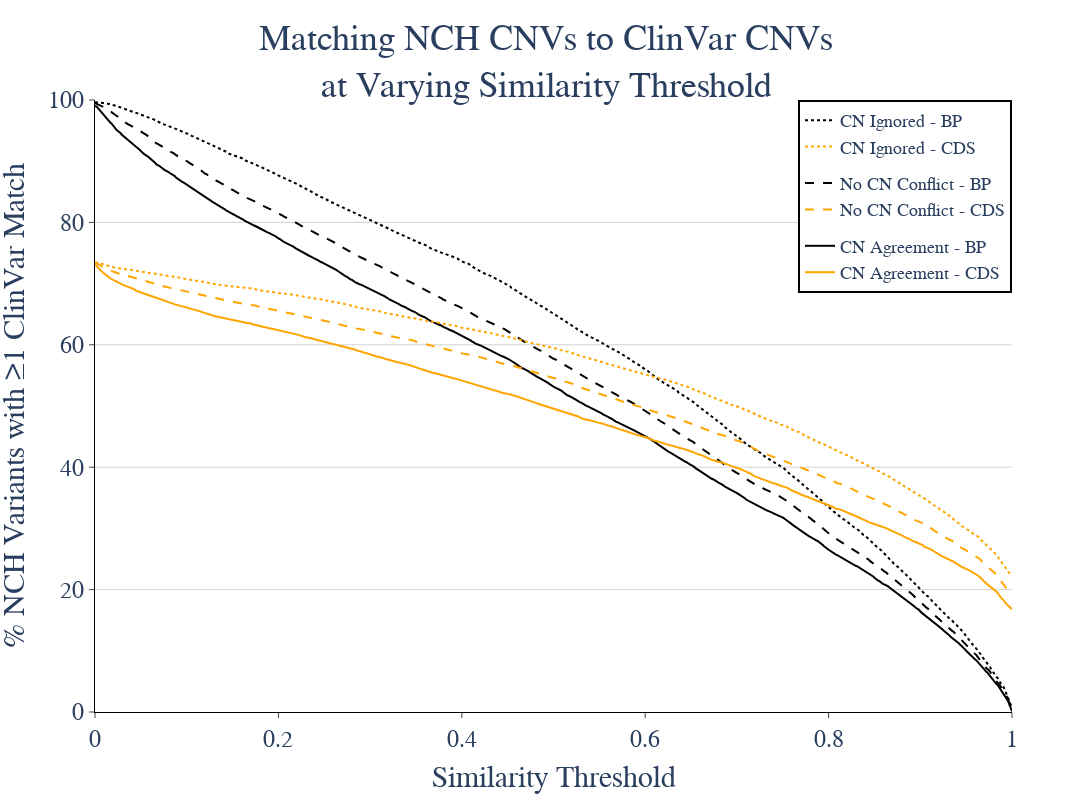

Write notebook code for a chart like this one.
### Markdown cell above
## Matching to full search space

### Code cell
fig = jaccard_matching_figure(dm)
fig.show()

### Figure 1 — Plotly figure (JSON) as saved in the notebook; plotly's stock layout.template omitted (floating-point values rounded to 4 significant figures; data arrays with more than 128 entries replaced by an {"elided": "..."} marker saying what was removed)
{"data": [{"legendgroup": "ignore", "line": {"dash": "dot"}, "marker": {"color": "black"}, "name": "CN Ignored - BP", "type": "scatter", "x": {"elided": "1001 float values"}, "y": {"elided": "1001 float values"}}, {"legendgroup": "no_disagree", "line": {"dash": "dash"}, "marker": {"color": "black"}, "name": "No CN Conflict - BP", "type": "scatter", "x": {"elided": "1001 float values"}, "y": {"elided": "1001 float values"}}, {"legendgroup": "agree", "line": {"dash": "solid"}, "marker": {"color": "black"}, "name": "CN Agreement - BP", "type": "scatter", "x": {"elided": "1001 float values"}, "y": {"elided": "1001 float values"}}, {"legendgroup": "ignore", "line": {"dash": "dot"}, "marker": {"color": "orange"}, "name": "CN Ignored - CDS", "type": "scatter", "x": {"elided": "1001 float values"}, "y": {"elided": "1001 float values"}}, {"legendgroup": "no_disagree", "line": {"dash": "dash"}, "marker": {"color": "orange"}, "name": "No CN Conflict - CDS", "type": "scatter", "x": {"elided": "1001 float values"}, "y": {"elided": "1001 float values"}}, {"legendgroup": "agree", "line": {"dash": "solid"}, "marker": {"color": "orange"}, "name": "CN Agreement - CDS", "type": "scatter", "x": {"elided": "1001 float values"}, "y": {"elided": "1001 float values"}}], "layout": {"font": {"family": "Arial", "size": 24}, "height": 800, "legend": {"bordercolor": "black", "borderwidth": 2, "font": {"size": 18}, "x": 1, "xanchor": "right", "y": 1, "yanchor": "top"}, "plot_bgcolor": "white", "title": {"font": {"size": 36}, "text": "Matching NCH CNVs to ClinVar CNVs<br>at Varying Similarity Threshold", "x": 0.5}, "width": 1200, "xaxis": {"linecolor": "black", "range": [0, 1], "ticks": "outside", "title": {"font": {"size": 30}, "text": "Similarity Threshold"}}, "yaxis": {"gridcolor": "lightgray", "linecolor": "black", "range": [0, 100], "ticks": "outside", "title": {"font": {"size": 30}, "text": "% NCH Variants with ≥1 ClinVar Match"}}}}
